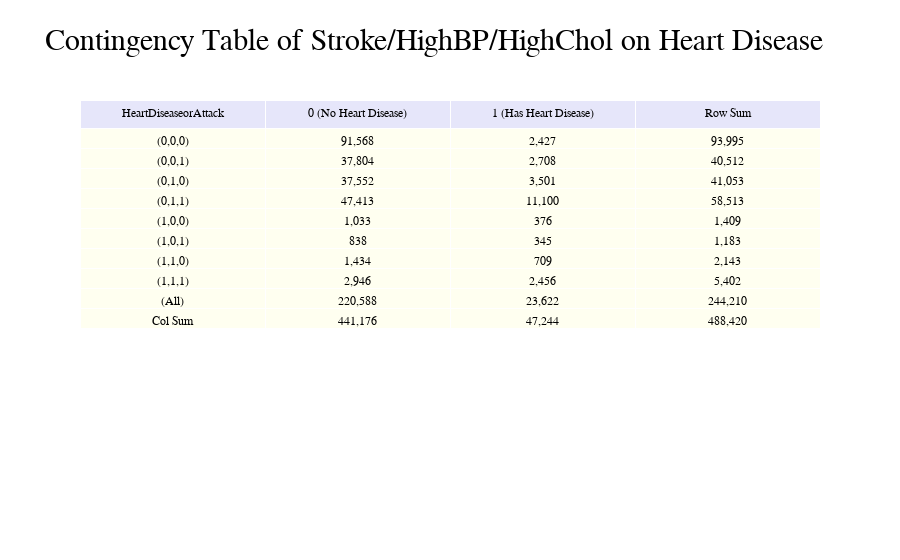

The code cell stored with this chart in its notebook:
### Code cell
# Formatting Contingency Table Nicely
cont_table = pd.crosstab(index=[health['Stroke'], health['HighBP'],health['HighChol']], columns=health['HeartDiseaseorAttack'], margins=True)# contingency table of fused y predictor variable ()

cont_table['Column Sum']  = cont_table.sum(axis = 1)
cont_table.loc['Row Sum'] = cont_table.sum()
odds_ratio = (cont_table.iloc[0,0] * cont_table.iloc[1,1]) / (cont_table.iloc[0,1] * cont_table.iloc[1,0]) # odds ratio of contingency table

odds_ratio2 = (cont_table.iloc[4,0])

values = ['(0,0,0)', '(0,0,1)', '(0,1,0)', '(0,1,1)', '(1,0,0)', '(1,0,1)', '(1,1,0)', '(1,1,1)', '(All)', 'Col Sum']

col1_list = cont_table.iloc[:, 0].tolist()
col2_list = cont_table.iloc[:, 1].tolist()
col3_list = cont_table['All'].tolist()

plot_frame = pd.DataFrame({'HeartDiseaseorAttack': values, '0 (No Heart Disease)': col1_list, '1 (Has Heart Disease)': col2_list, 'Row Sum': col3_list})

# Adm Frame in pretty format
fig = go.Figure(data=[go.Table(
    header=dict(values=list(plot_frame.columns),
                fill_color='lavender',
                align='center'),
    cells=dict(values=[plot_frame['HeartDiseaseorAttack'], plot_frame['0 (No Heart Disease)'].apply(lambda x : "{:,}".format(x)), plot_frame['1 (Has Heart Disease)'].apply(lambda x : "{:,}".format(x)), plot_frame['Row Sum'].apply(lambda x : "{:,}".format(x))],
               fill_color='ivory',
               align='center'))
])
fig.update_layout(
    title_text = "Contingency Table of Stroke/HighBP/HighChol on Heart Disease",
    title_font_size=30,
    font_family="Times New Roman",
    font_color="black",
    title_font_family="Times New Roman",
    title_font_color="black",
)
fig.update_traces(cells_font=dict(size = 12))
fig.show()

### Figure 1 — Plotly figure (JSON) as saved in the notebook; plotly's stock layout.template omitted (floating-point values rounded to 4 significant figures)
{"data": [{"cells": {"align": "center", "fill": {"color": "ivory"}, "font": {"size": 12}, "values": [["(0,0,0)", "(0,0,1)", "(0,1,0)", "(0,1,1)", "(1,0,0)", "(1,0,1)", "(1,1,0)", "(1,1,1)", "(All)", "Col Sum"], ["91,568", "37,804", "37,552", "47,413", "1,033", "838", "1,434", "2,946", "220,588", "441,176"], ["2,427", "2,708", "3,501", "11,100", "376", "345", "709", "2,456", "23,622", "47,244"], ["93,995", "40,512", "41,053", "58,513", "1,409", "1,183", "2,143", "5,402", "244,210", "488,420"]]}, "header": {"align": "center", "fill": {"color": "lavender"}, "values": ["HeartDiseaseorAttack", "0 (No Heart Disease)", "1 (Has Heart Disease)", "Row Sum"]}, "type": "table"}], "layout": {"font": {"color": "black", "family": "Times New Roman"}, "title": {"font": {"color": "black", "family": "Times New Roman", "size": 30}, "text": "Contingency Table of Stroke/HighBP/HighChol on Heart Disease"}}}
